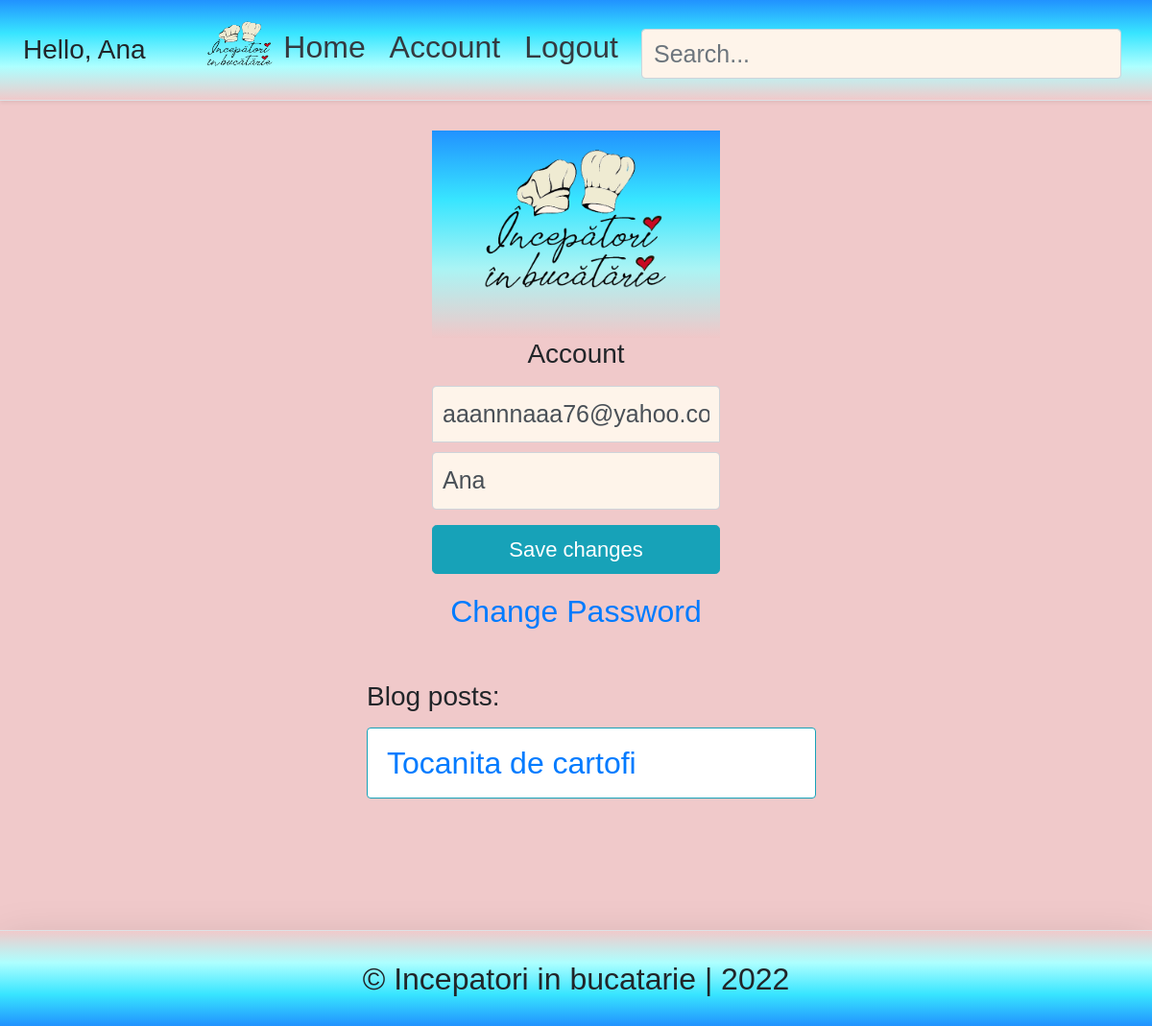
The page /account/ (signed in) on the database as committed earlier.
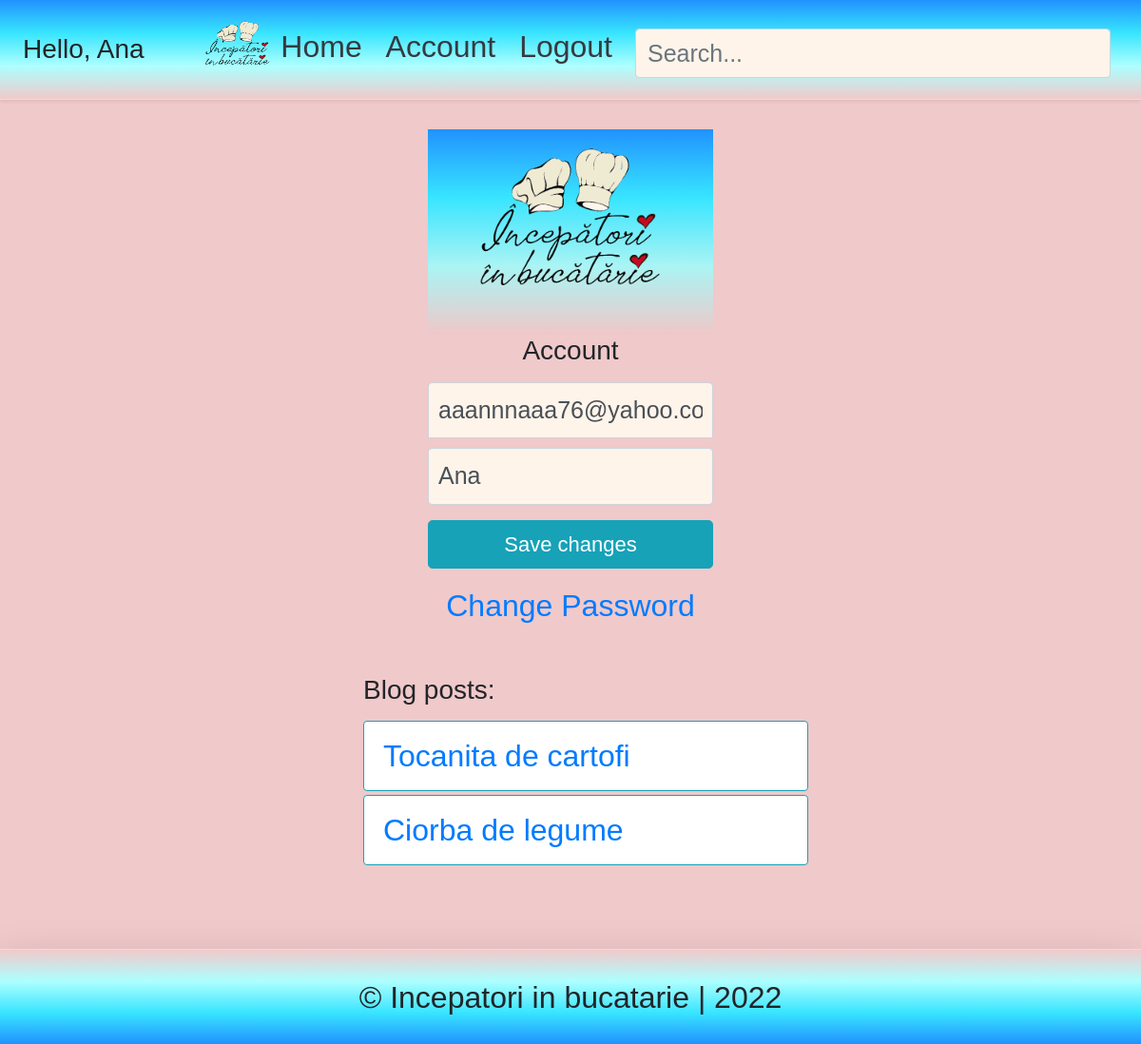
The same page on the database as committed later.
### blog/models.py (models this page shows)
class BlogPost(models.Model):
	title 					= models.CharField(max_length=50, null=False, blank=False, unique=True)
	body 					= RichTextField(blank=True, null=True)
	image		 			= models.ImageField(upload_to=upload_location, null=False, blank=False)
	date_published 			= models.DateTimeField(auto_now_add=True, verbose_name="date published")
	date_updated 			= models.DateTimeField(auto_now=True, verbose_name="date updated")
	author 					= models.ForeignKey(settings.AUTH_USER_MODEL, on_delete=models.CASCADE)
	slug 					= models.SlugField(blank=True, unique=True)
	def __str__(self):
		return self.title

### account/views.py (the view)
# urls.py: path('account/', account_view, name="account"),
def account_view(request):
    if not request.user.is_authenticated:
        return redirect("login")
    context = {}
    if request.POST:
        form = AccountUpdateForm(request.POST, instance=request.user)
        if form.is_valid():
            form.initial= {
                        "email": request.POST['email'],
                        "username": request.POST['username'],
            }
            form.save()
            context['succes_message'] = "Account Updated"
    else:
        form = AccountUpdateForm(
                initial= {
                    "email": request.user.email,
                    "username": request.user.username,
                }
            )
    context['account_form'] = form
    blog_posts = BlogPost.objects.filter(author=request.user)
    context['blog_posts'] = blog_posts
    return render(request, 'account/account.html', context)

### account/forms.py (shortened to what this page needs)
class AccountUpdateForm(forms.ModelForm):
    class Meta:
        model = Account
        fields = ('email', 'username')

### account/templates/account/account.html (shortened to what this page needs)
{% extends 'base.html' %}
{% load static %}
{% block content %}
  <form class="form-signin" method="post">{% csrf_token %}
    <div class="d-flex flex-column pb-3">
      <img class="img-fluid mx-auto d-block" src="{% static 'logo.png' %}" alt="logo" width="200" height="200">
    </div>
    <h1 class="h3 mb-3 font-weight-normal">Account</h1>
    <input type="email" name="email" id="inputEmail" class="form-control" placeholder="Email address" required autofocus
    value="{{account_form.initial.email}}" >
    <input type="text" name="username" id="inputUsername" class="form-control" placeholder="Username" required
    value="{{account_form.initial.username}}">
    <button class="btn btn-lg btn-info btn-block" type="submit">Save changes</button>
  </form>
  <div class=" ana">
    <a class="m-auto" href="{% url 'password_change' %}">Change Password</a>
  </div>
<div class="container mt-4 p-4">
  <div class="row">
    <div class="blog-posts">
      <h3 class="mb-3 font-weight-normal ml-3 pl-3">Blog posts:</h3>
      {% if blog_posts %}
      <ul>
        {% for post in blog_posts %}
        <a href="{% url 'blog:detail' post.slug %}" style="text-decoration: none;">
          <li class="list-group-item mb-1 mt-1 border border-info">{{post}}</li>
        </a>
        {% endfor %}
      </ul>
      {% else %}
      <p>You have no blog posts. Create a post <a href="{% url 'blog:create' %}">here</a>.</p>
      {% endif%}
    </div>
  </div>
</div>
{% endblock %}

Rows that differ between the two databases and show on the page:
added BlogPost: title "Ciorba de legume"
